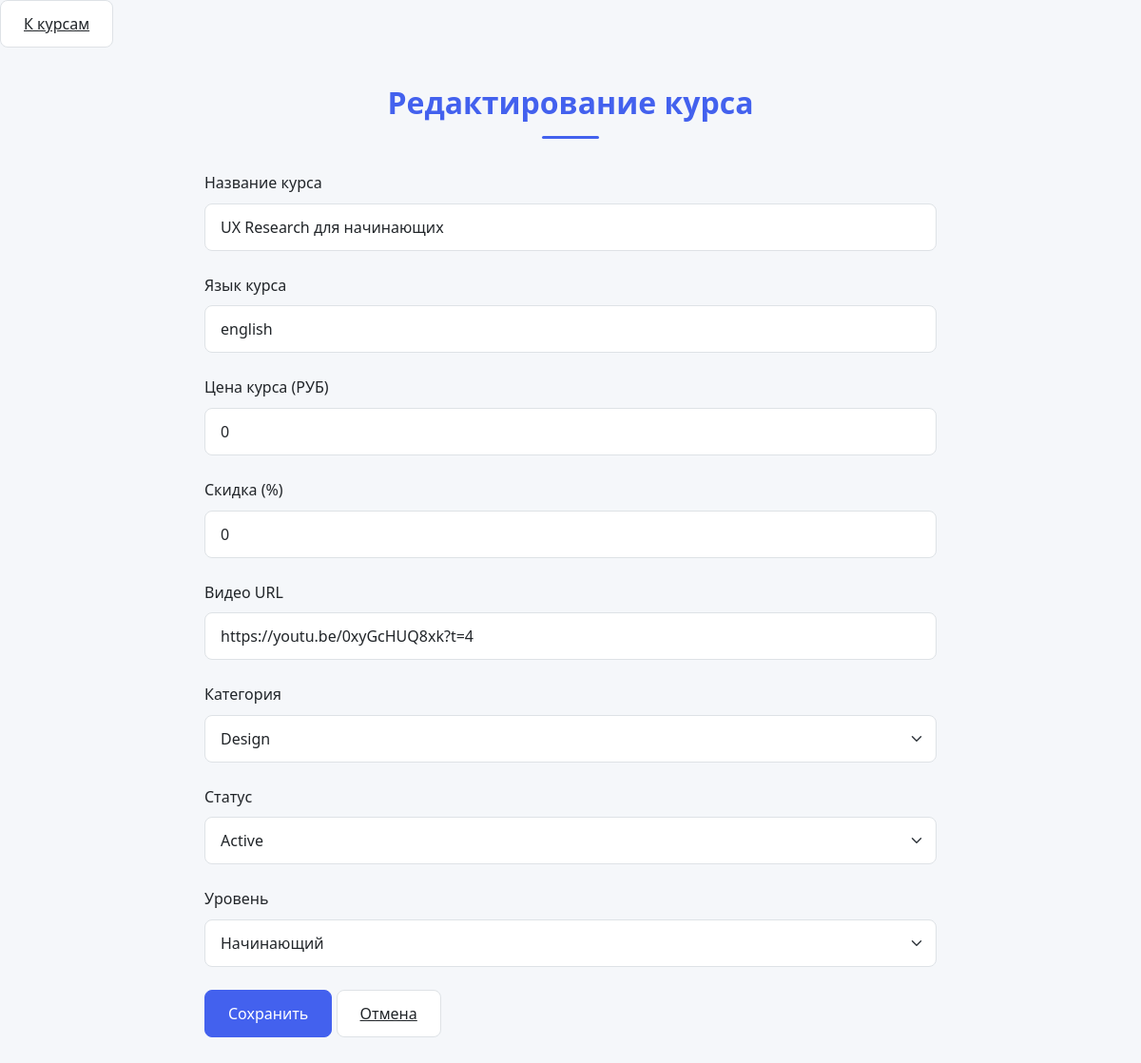
Page /teacher/edit_cours.php?id=11 (signed in) on the committed database.
### tables this page shows
CREATE TABLE `courses` (
  `id` int(11) NOT NULL,
  `id_category` int(11) DEFAULT NULL,
  `id_statut` int(11) NOT NULL,
  `id_level` int(11) NOT NULL,
  `id_users` int(11) NOT NULL,
  `title` varchar(255) DEFAULT NULL,
  `short_description` longtext DEFAULT NULL,
  `description` longtext DEFAULT NULL,
  `language` varchar(255) DEFAULT NULL,
  `requirements` longtext DEFAULT NULL,
  `price` double DEFAULT NULL,
  `discount` double DEFAULT NULL,
  `Picture_Link` text DEFAULT NULL,
  `video_url` text DEFAULT NULL,
  `date_added` date DEFAULT NULL,
  `last_modified` date DEFAULT NULL
);

CREATE TABLE `categories` (
  `id` int(11) NOT NULL,
  `name` varchar(255) DEFAULT NULL,
  `date_added` date DEFAULT NULL,
  `last_modified` int(11) DEFAULT NULL
);

CREATE TABLE `statuts` (
  `id` int(11) NOT NULL,
  `name` varchar(50) NOT NULL
);

CREATE TABLE `levels` (
  `id` int(11) NOT NULL,
  `name` varchar(50) NOT NULL
);

### teacher/edit_cours.php (the view, shortened to what this page needs)
<?php
require_once __DIR__ . '/../database.php';
$id_course = (int)$_GET['id'];
$stmt = $conn->prepare("SELECT * FROM courses WHERE id=? AND id_users=?");
$stmt->bind_param("ii", $id_course, $_SESSION['id_user']);
$stmt->execute();
$result = $stmt->get_result();
$course = $result->fetch_assoc();
$categories = $conn->query("SELECT id, name FROM categories");
$statuts = $conn->query("SELECT id, name FROM statuts");
$levels = $conn->query("SELECT id, name FROM levels");
?>
<!DOCTYPE html>
<html lang="ru">
<head>
    <a href="courses_table.php" class="btn btn-secondary"> К курсам</a>
    <link rel="stylesheet" href="src/css/style_nav_cours.css">
</head>
<body>
<div class="container">
    <h1>Редактирование курса</h1>
    <form method="post" action="http://localhost:80/Academy/teacher/edit_cours.php?id=<?= $id_course ?>">
        <div class="form-group">
            <label>Название курса</label>
            <input type="text" name="title" class="form-control" value="<?= htmlspecialchars($course['title']) ?>" required>
        </div>
        <div class="form-group">
            <label>Язык курса</label>
            <input type="text" name="language" class="form-control" value="<?= htmlspecialchars($course['language']) ?>" required>
        </div>
        <div class="form-group">
            <label>Цена курса (РУБ)</label>
            <input type="number" step="0.01" name="price" class="form-control" value="<?= htmlspecialchars($course['price']) ?>" required>
        </div>
        <div class="form-group">
            <label>Скидка (%)</label>
            <input type="number" step="0.01" name="discount" class="form-control" value="<?= htmlspecialchars($course['discount']) ?>" required>
        </div>
        <div class="form-group">
            <label>Видео URL</label>
            <input type="url" name="video_url" class="form-control" value="<?= htmlspecialchars($course['video_url']) ?>">
        </div>
        <div class="form-group">
            <label>Категория</label>
            <select name="id_category" class="form-control" required>
                <?php while ($cat = $categories->fetch_assoc()): ?>
                    <option value="<?= $cat['id'] ?>" <?= ($cat['id'] == $course['id_category']) ? 'selected' : '' ?>>
                        <?= htmlspecialchars($cat['name']) ?>
                    </option>
                <?php endwhile; ?>
            </select>
        </div>
        <div class="form-group">
            <label>Статус</label>
            <select name="id_statut" class="form-control" required>
                <?php while ($st = $statuts->fetch_assoc()): ?>
                    <option value="<?= $st['id'] ?>" <?= ($st['id'] == $course['id_statut']) ? 'selected' : '' ?>>
                        <?= htmlspecialchars($st['name']) ?>
                    </option>
                <?php endwhile; ?>
            </select>
        </div>
        <div class="form-group">
            <label>Уровень</label>
            <select name="id_level" class="form-control" required>
                <?php while ($lvl = $levels->fetch_assoc()): ?>
                    <option value="<?= $lvl['id'] ?>" <?= ($lvl['id'] == $course['id_level']) ? 'selected' : '' ?>>
                        <?= htmlspecialchars($lvl['name']) ?>
                    </option>
                <?php endwhile; ?>
            </select>
        </div>
        <button type="submit" class="btn btn-primary">Сохранить</button>
        <a href="teacher_home.php" class="btn btn-secondary">Отмена</a>
    </form>
</div>
</body>
</html>

### teacher/src/css/style_nav_cours.css (style rules this page uses)
:root { --primary-color: #4361ee; --success-color: #4cc9f0; --warning-color: #f72585; --action-color: #7209b7; --dark-bg: #1a1a2e; --card-bg: #ffffff; --text-color: #2b2d42; --light-text: #f8f9fa; --shadow: 0 4px 20px rgba(0, 0, 0, 0.1); --transition: all 0.3s ease; }
:root { --primary-color: #4361ee; --secondary-color: #3f37c9; --accent-color: #4895ef; --success-color: #4cc9f0; --danger-color: #f72585; --light-color: #f8f9fa; --dark-color: #212529; --border-color: #dee2e6; --shadow: 0 4px 20px rgba(0, 0, 0, 0.08); --transition: all 0.3s ease; }
* { margin: 0; padding: 0; box-sizing: border-box; font-family: 'Segoe UI', Tahoma, Geneva, Verdana, sans-serif; }
body { background-color: #f5f7fa; color: var(--dark-color); line-height: 1.6; }
.container { max-width: 800px; margin: 2rem auto; padding: 0 15px; }
h1 { color: var(--primary-color); margin-bottom: 1.5rem; font-weight: 600; text-align: center; position: relative; padding-bottom: 10px; }
h1::after { content: ''; display: block; width: 60px; height: 3px; background: var(--primary-color); margin: 10px auto 0; border-radius: 3px; }
.form-group { margin-bottom: 1.5rem; }
label { display: block; margin-bottom: 0.5rem; font-weight: 500; color: var(--dark-color); }
.form-control { width: 100%; padding: 0.75rem 1rem; font-size: 1rem; line-height: 1.5; color: var(--dark-color); background-color: white; border: 1px solid var(--border-color); border-radius: 8px; transition: var(--transition); }
select.form-control { appearance: none; background-repeat: no-repeat; background-position: right 0.75rem center; background-size: 16px 12px; padding-right: 2.5rem; }
.btn { display: inline-block; font-weight: 500; text-align: center; white-space: nowrap; vertical-align: middle; user-select: none; border: 1px solid transparent; padding: 0.75rem 1.5rem; font-size: 1rem; line-height: 1.5; border-radius: 8px; transition: var(--transition); cursor: pointer; }
.btn-primary { color: white; background-color: var(--primary-color); border-color: var(--primary-color); }
.btn-secondary { color: var(--dark-color); background-color: white; border-color: var(--border-color); }

### rows in the picture
courses: title "UX Research для начинающих", language "english", price "0", discount "0", video_url "https://youtu.be/0xyGcHUQ8xk?t=4", id_category "Design", id_statut "Active", id_level "Начинающий"
